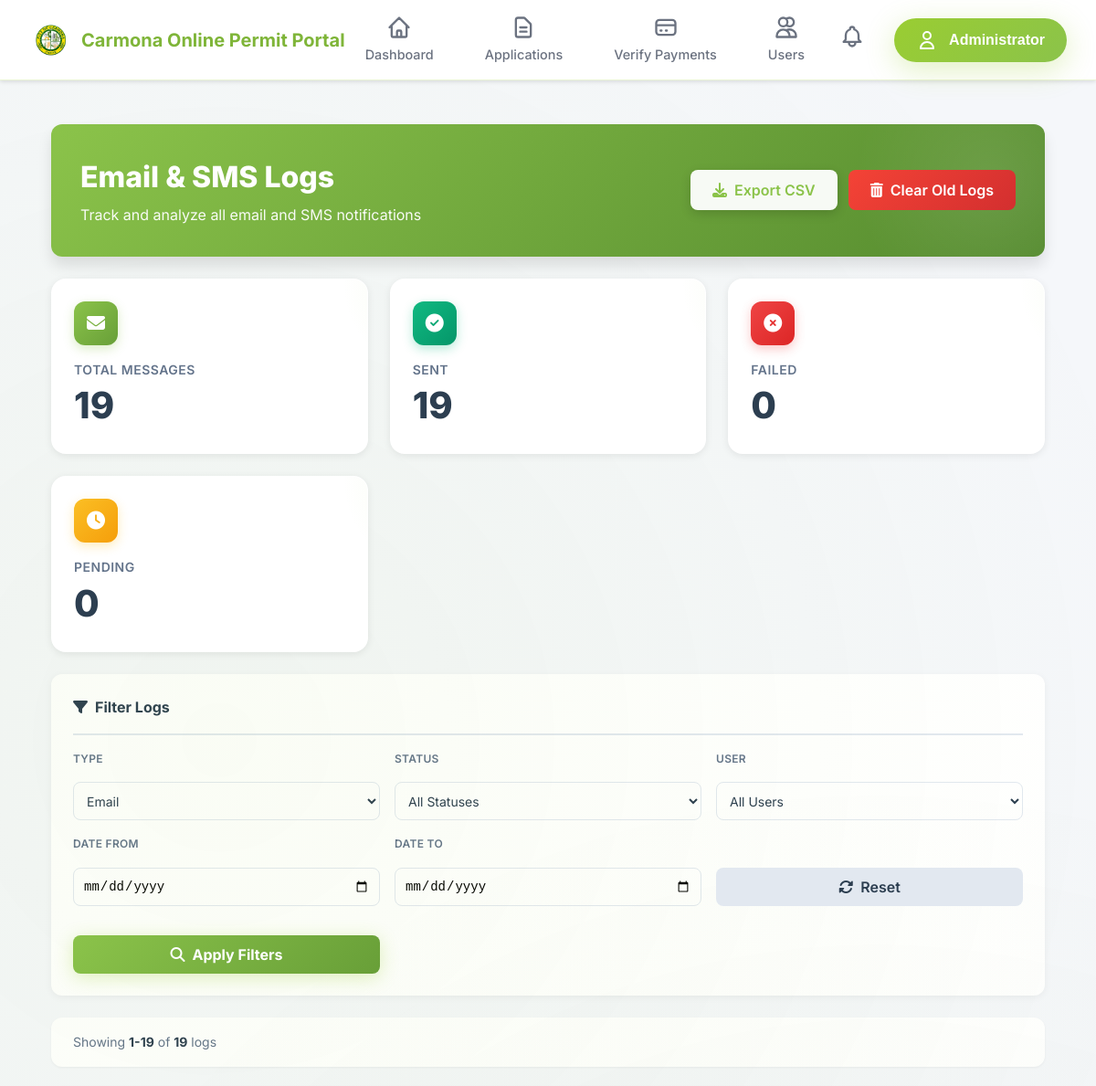
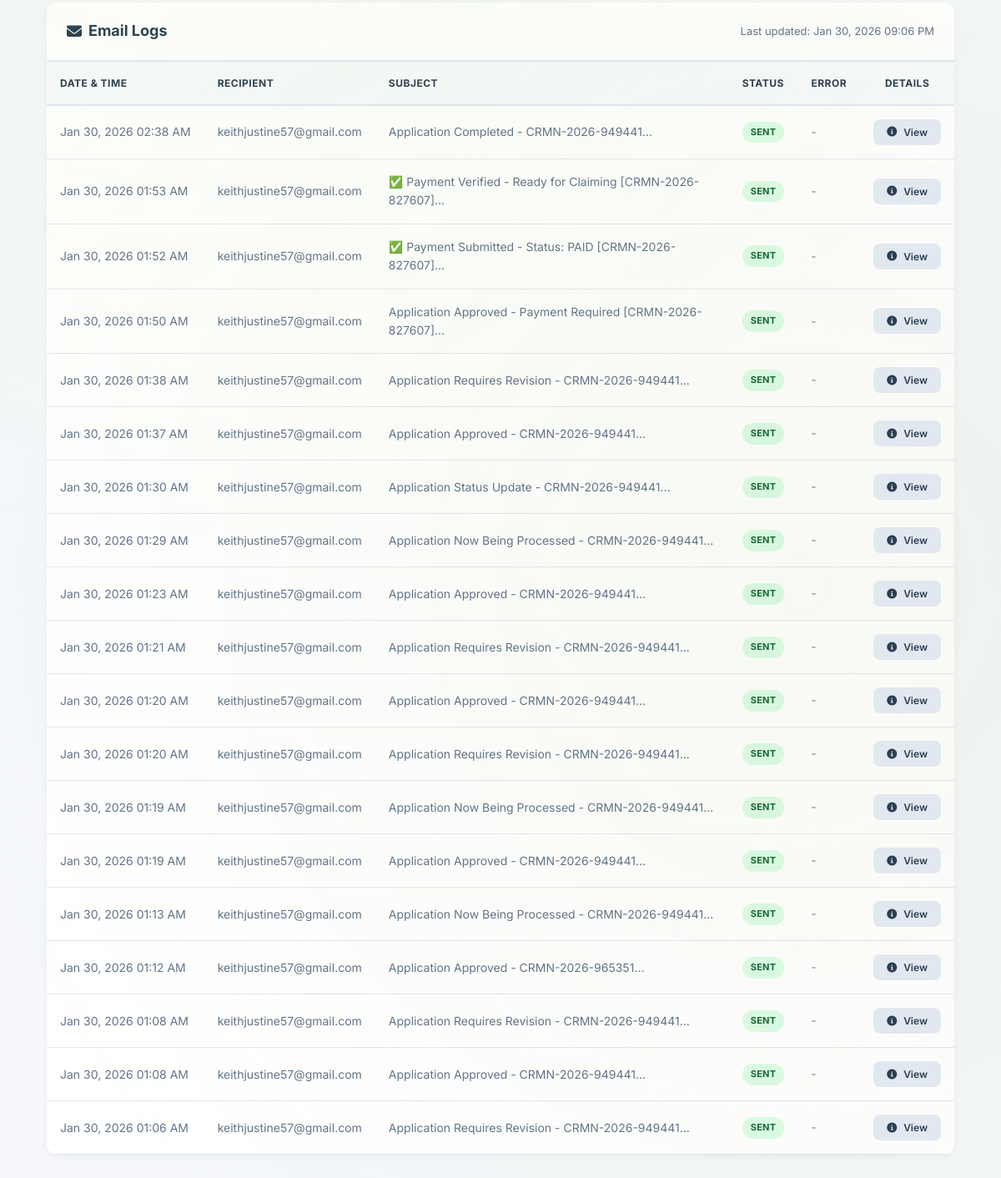
The page /admin/check_email_and_sms_logs.php (signed in) on the database its author committed (2 pictures, top to bottom).
### tables this page shows
CREATE TABLE `users` (
  `id` int(11) NOT NULL,
  `name` varchar(255) NOT NULL,
  `email` varchar(255) NOT NULL,
  `password` varchar(255) NOT NULL,
  `mobile` varchar(20) NOT NULL,
  `address` text DEFAULT NULL,
  `department_id` int(11) DEFAULT NULL,
  `role` enum('user','admin','department_admin','superadmin') DEFAULT 'user',
  `is_active` tinyint(1) DEFAULT 1,
  `is_verified` tinyint(1) NOT NULL DEFAULT 0 COMMENT 'Email verification status',
  `verification_token` varchar(64) DEFAULT NULL COMMENT 'Email verification token',
  `token_expiry` datetime DEFAULT NULL COMMENT 'Token expiration time',
  `email_verified_at` datetime DEFAULT NULL COMMENT 'When email was verified',
  `created_at` timestamp NOT NULL DEFAULT current_timestamp(),
  `updated_at` timestamp NOT NULL DEFAULT current_timestamp() ON UPDATE current_timestamp()
);

CREATE TABLE `email_logs` (
  `id` int(11) NOT NULL,
  `user_id` int(11) DEFAULT NULL,
  `application_id` int(11) DEFAULT NULL,
  `department_id` int(11) DEFAULT NULL,
  `recipient` varchar(255) NOT NULL,
  `subject` varchar(500) NOT NULL,
  `status` enum('sent','failed','pending') DEFAULT 'pending',
  `error_message` text DEFAULT NULL,
  `created_at` timestamp NOT NULL DEFAULT current_timestamp()
);

### admin/check_email_and_sms_logs.php (the view, shortened to what the rows shown need)
<?php
require_once __DIR__ . '/../config.php';
require_once __DIR__ . '/../includes/functions.php';
$page = isset($_GET['page']) ? max(1, (int) $_GET['page']) : 1;
$per_page = 50;
$offset = ($page - 1) * $per_page;
$type_filter = isset($_GET['type']) ? $_GET['type'] : 'email';
include '../includes/header.php';
?>
<!DOCTYPE html>
<html lang="en">
<head>
    <link rel="stylesheet" href="https://cdnjs.cloudflare.com/ajax/libs/font-awesome/6.4.0/css/all.min.css">
    <link rel="stylesheet" href="../assets/css/admin-responsive.css">
    <link rel="stylesheet" href="../assets/css/admin/check_email_and_sms_logs_styles.css">
</head>
<body>
    <div class="container">
        <div class="page-header">
            <div class="header-content">
                <h1></i> Email & SMS Logs</h1>
            </div>
        </div>
        <?php
        try {
            $email_table_exists = $pdo->query("SHOW TABLES LIKE 'email_logs'")->rowCount() > 0;
            $sms_table_exists = $pdo->query("SHOW TABLES LIKE 'sms_logs'")->rowCount() > 0;
            if (!$email_table_exists && !$sms_table_exists) {
                echo '<div class="alert alert-error">';
                echo '<i class="fas fa-exclamation-circle"></i>';
                echo '<div><strong>Tables Not Found!</strong><br>Neither email_logs nor sms_logs tables exist in your database.</div>';
                echo '</div>';
            } else {
                ?>
                <?php
                $table = $type_filter === 'sms' ? 'sms_logs' : 'email_logs';
                if (($type_filter === 'email' && $email_table_exists) || ($type_filter === 'sms' && $sms_table_exists)) {
                    $where = ["1=1"];
                    $where_clause = implode(' AND ', $where);
                }
                ?>
                <div class="content-card">
                    <div class="content-header">
                        <h2>
                            <i class="fas fa-<?php echo $type_filter === 'sms' ? 'sms' : 'envelope'; ?>"></i>
                            <?php echo ucfirst($type_filter); ?> Logs
                        </h2>
                    </div>
                    <div class="table-container">
                        <?php
                        if (($type_filter === 'email' && $email_table_exists) || ($type_filter === 'sms' && $sms_table_exists)) {
                            $params = [];
                            $query = "SELECT * FROM $table WHERE $where_clause ORDER BY created_at DESC LIMIT ? OFFSET ?";
                            $stmt = $pdo->prepare($query);
                            $params[] = $per_page;
                            $params[] = $offset;
                            $stmt->execute($params);
                            $logs = $stmt->fetchAll();
                            if (empty($logs)) {
                                echo '<div class="empty-state">';
                                echo '<i class="fas fa-inbox"></i>';
                                echo '<h3>No logs found</h3>';
                                echo '<p>No ' . $type_filter . ' logs match your current filters.</p>';
                                echo '</div>';
                            } else {
                                echo '<table>';
                                echo '<thead><tr>';
                                echo '<th>Date & Time</th>';
                                if ($type_filter === 'sms') {
                                    echo '<th>Phone Number</th>';
                                    echo '<th>Message</th>';
                                } else {
                                    echo '<th>Recipient</th>';
                                    echo '<th>Subject</th>';
                                }
                                echo '<th>Status</th>';
                                if ($type_filter === 'email') {
                                    echo '<th>Error</th>';
                                }
                                echo '<th style="text-align: center;">Details</th>';
                                echo '</tr></thead>';
                                echo '<tbody>';
                                foreach ($logs as $log) {
                                    echo '<tr>';
                                    echo '<td style="white-space: nowrap;">' . date('M d, Y h:i A', strtotime($log['created_at'])) . '</td>';
                                    if ($type_filter === 'sms') {
                                        echo '<td>' . htmlspecialchars($log['phone_number']) . '</td>';
                                        echo '<td>' . htmlspecialchars(substr($log['message'], 0, 80)) . '...</td>';
                                    } else {
                                        echo '<td>' . htmlspecialchars($log['recipient']) . '</td>';
                                        echo '<td>' . htmlspecialchars(substr($log['subject'], 0, 60)) . '...</td>';
                                    }
                                    echo '<td><span class="status-badge status-' . $log['status'] . '">' . strtoupper($log['status']) . '</span></td>';
                                    if ($type_filter === 'email') {
                                        echo '<td style="font-size: 0.8125rem;">' . ($log['error_message'] ? htmlspecialchars(substr($log['error_message'], 0, 60)) . '...' : '-') . '</td>';
                                    }
                                    echo '<td style="text-align: center;">';
                                    if ($type_filter === 'sms') {
                                        echo '<button onclick="showDetails(this)" ';
                                        echo 'data-type="sms" ';
                                        echo 'data-phone="' . htmlspecialchars($log['phone_number']) . '" ';
                                        echo 'data-message="' . htmlspecialchars($log['message']) . '" ';
                                        echo 'data-status="' . htmlspecialchars($log['status']) . '" ';
                                        echo 'data-date="' . date('M d, Y h:i A', strtotime($log['created_at'])) . '" ';
                                        echo 'class="btn btn-secondary" style="padding: 0.5rem 1rem; font-size: 0.75rem;">';
                                        echo '<i class="fas fa-info-circle"></i> View';
                                        echo '</button>';
                                    } else {
                                        echo '<button onclick="showDetails(this)" ';
                                        echo 'data-type="email" ';
                                        echo 'data-recipient="' . htmlspecialchars($log['recipient']) . '" ';
                                        echo 'data-subject="' . htmlspecialchars($log['subject']) . '" ';
                                        echo 'data-status="' . htmlspecialchars($log['status']) . '" ';
                                        echo 'data-error="' . htmlspecialchars($log['error_message'] ?? '') . '" ';
                                        echo 'data-date="' . date('M d, Y h:i A', strtotime($log['created_at'])) . '" ';
                                        echo 'class="btn btn-secondary" style="padding: 0.5rem 1rem; font-size: 0.75rem;">';
                                        echo '<i class="fas fa-info-circle"></i> View';
                                        echo '</button>';
                                    }
                                    echo '</td>';
                                    echo '</tr>';
                                }
                                echo '</tbody>';
                                echo '</table>';
                            }
                        }
                        ?>
                    </div>
                </div>
                <?php
            }
        } catch (Exception $e) {
            echo '<div class="alert alert-error">';
            echo '<i class="fas fa-exclamation-triangle"></i>';
            echo '<div><strong>Error:</strong> ' . htmlspecialchars($e->getMessage()) . '</div>';
            echo '</div>';
        }
        ?>
    </div>
</body>
</html>
<?php include '../includes/footer.php'; ?>

### includes/header.php (shortened to what the rows shown need)
<?php
require_once __DIR__ . '/../config.php';
require_once __DIR__ . '/functions.php';
$currentUser = getCurrentUser();
?>
<!DOCTYPE html>
<html lang="en">
<head>
    <link rel="stylesheet" href="<?php echo BASE_URL; ?>/assets/css/style.css">
</head>
<body>
    <nav class="navbar" style="display: flex; justify-content: space-between; align-items: center; padding: 1rem 2rem; background: white; box-shadow: 0 2px 4px rgba(0, 0, 0, 0.1); position: sticky; top: 0; z-index: 1000;">
        <div class="nav-right-section" style="display: flex; align-items: center; gap: 1rem;">
            <?php if (isLoggedIn()): ?>
                <div class="notification-bell" onclick="toggleNotifications()">
                </div>
                <div class="nav-dropdown" style="position: relative;">
                    <button class="nav-dropdown-toggle" style="display: flex; align-items: center; gap: 0.75rem; padding: 0.75rem 1.5rem; border-radius: 50px; background: linear-gradient(135deg, #9ACD32, #8BC34A); color: white; border: none; cursor: pointer; box-shadow: 0 8px 32px rgba(154, 205, 50, 0.3); font-weight: 700; font-size: 1rem; transition: all 0.3s ease;">
                        <svg fill="none" stroke="currentColor" viewBox="0 0 24 24" style="width: 24px; height: 24px; stroke: white;">
                            <path stroke-linecap="round" stroke-linejoin="round" stroke-width="2" d="M16 7a4 4 0 11-8 0 4 4 0 018 0zM12 14a7 7 0 00-7 7h14a7 7 0 00-7-7z"/>
                        </svg>
                        <span><?php echo htmlspecialchars($currentUser['name']); ?></span>
                    </button>
                </div>
            <?php endif; ?>
        </div>
    </nav>
    <main class="main-content">

### rows shown on the page
users: name "Administrator"
email_logs: created_at "Jan 30, 2026 02:38 AM", recipient "keithjustine57@gmail.com", subject "Application Completed - CRMN-2026-949441", status "SENT"
email_logs: created_at "Jan 30, 2026 01:53 AM", recipient "keithjustine57@gmail.com", subject "✅ Payment Verified - Ready for Claiming [CRMN-2026-827607]", status "SENT"
email_logs: created_at "Jan 30, 2026 01:52 AM", recipient "keithjustine57@gmail.com", subject "✅ Payment Submitted - Status: PAID [CRMN-2026-827607]", status "SENT"
email_logs: created_at "Jan 30, 2026 01:50 AM", recipient "keithjustine57@gmail.com", subject "Application Approved - Payment Required [CRMN-2026-827607]", status "SENT"
email_logs: created_at "Jan 30, 2026 01:38 AM", recipient "keithjustine57@gmail.com", subject "Application Requires Revision - CRMN-2026-949441", status "SENT"
email_logs: created_at "Jan 30, 2026 01:37 AM", recipient "keithjustine57@gmail.com", subject "Application Approved - CRMN-2026-949441", status "SENT"
email_logs: created_at "Jan 30, 2026 01:30 AM", recipient "keithjustine57@gmail.com", subject "Application Status Update - CRMN-2026-949441", status "SENT"
email_logs: created_at "Jan 30, 2026 01:29 AM", recipient "keithjustine57@gmail.com", subject "Application Now Being Processed - CRMN-2026-949441", status "SENT"
email_logs: created_at "Jan 30, 2026 01:23 AM", recipient "keithjustine57@gmail.com", subject "Application Approved - CRMN-2026-949441", status "SENT"
email_logs: created_at "Jan 30, 2026 01:21 AM", recipient "keithjustine57@gmail.com", subject "Application Requires Revision - CRMN-2026-949441", status "SENT"
email_logs: created_at "Jan 30, 2026 01:20 AM", recipient "keithjustine57@gmail.com", subject "Application Approved - CRMN-2026-949441", status "SENT"
email_logs: created_at "Jan 30, 2026 01:20 AM", recipient "keithjustine57@gmail.com", subject "Application Requires Revision - CRMN-2026-949441", status "SENT"
email_logs: created_at "Jan 30, 2026 01:19 AM", recipient "keithjustine57@gmail.com", subject "Application Now Being Processed - CRMN-2026-949441", status "SENT"
email_logs: created_at "Jan 30, 2026 01:19 AM", recipient "keithjustine57@gmail.com", subject "Application Approved - CRMN-2026-949441", status "SENT"
email_logs: created_at "Jan 30, 2026 01:13 AM", recipient "keithjustine57@gmail.com", subject "Application Now Being Processed - CRMN-2026-949441", status "SENT"
email_logs: created_at "Jan 30, 2026 01:12 AM", recipient "keithjustine57@gmail.com", subject "Application Approved - CRMN-2026-965351", status "SENT"
email_logs: created_at "Jan 30, 2026 01:08 AM", recipient "keithjustine57@gmail.com", subject "Application Requires Revision - CRMN-2026-949441", status "SENT"
email_logs: created_at "Jan 30, 2026 01:08 AM", recipient "keithjustine57@gmail.com", subject "Application Approved - CRMN-2026-949441", status "SENT"
email_logs: created_at "Jan 30, 2026 01:06 AM", recipient "keithjustine57@gmail.com", subject "Application Requires Revision - CRMN-2026-949441", status "SENT"

### other values the page prints
$display_stats['total'] "19"
$display_stats['sent'] "19"
$display_stats['failed'] "0"
$display_stats['pending'] "0"
$start "1"
$end "19"
$total "19"
$type_filter "Email"
